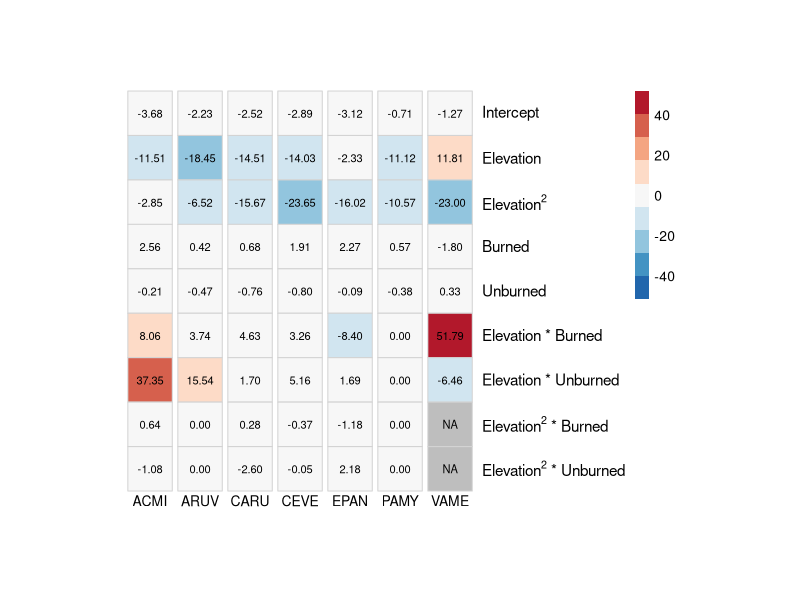
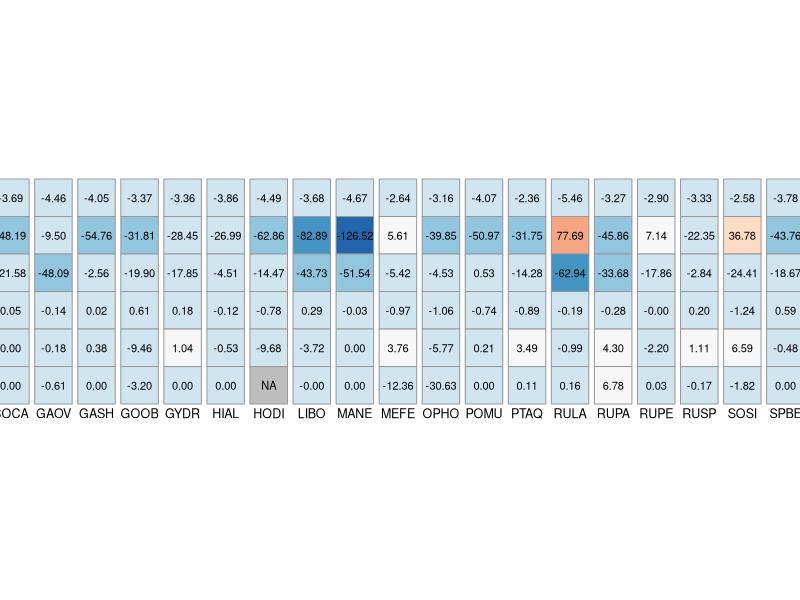
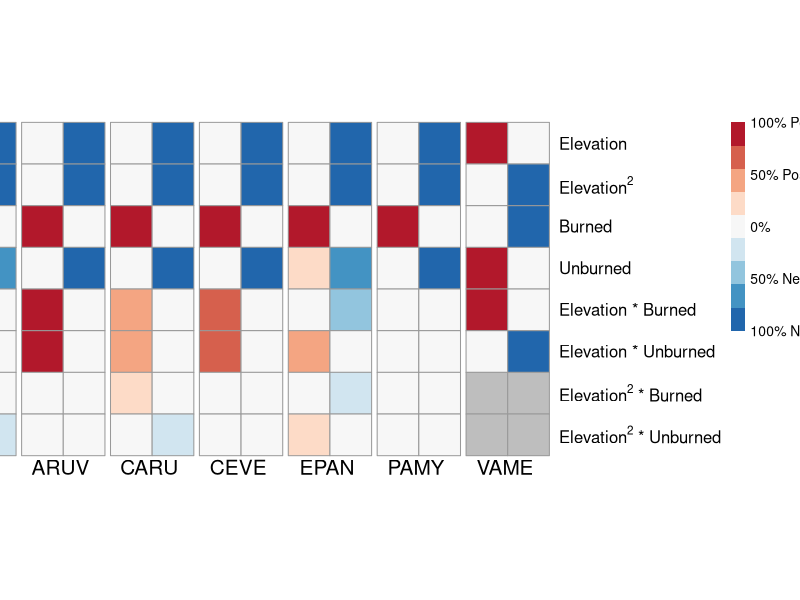
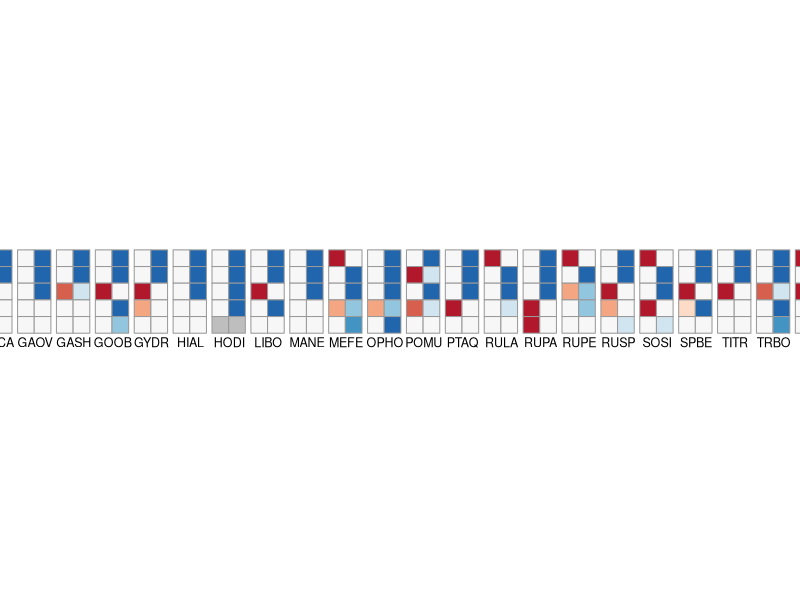

The R script that drew these images, in order:
# Created: Apr. 15, 2020
# Updated: Apr. 15, 2021

# This script will be used to create 4 heatmaps:
# --> PART 1: The model-averaged coefficients
# --> PART 2: Percent +/- out of total datasets

# IMPORTANT NOTE: unless otherwise indicated, always use Understory_All.csv for these analyses as it is the ONLY file with up-to-date corrections.

# Packages needed:

library(tidyr)
library(RColorBrewer)
library(pheatmap)

####### PART 1: AVERAGE AVERAGED COEFFICIENTS #########

## Step 1: Loading and tidying average coefficient data

coeff.ALLDAT <- read.csv("data/3b_new_coefficients.csv", header = TRUE)
coeff.fire <- 
  coeff.ALLDAT[coeff.ALLDAT$Fire.Included == "Yes" & coeff.ALLDAT$Type == "Avg",
                               c(1:12, 16:21)]
coeff.nofire <- coeff.ALLDAT[coeff.ALLDAT$Fire.Included == "No" & coeff.ALLDAT$Type == "Avg",
                               c(1:12, 13:15)]

## Step 2: Look at FIRE data

# Step 2a: Tidy data

coeff.fire[is.na(coeff.fire)] <- 0 # Hard code absent coeffs as 0 before averaging
coeff.avg.fire <- aggregate(coeff.fire[c("Intercept", 
                                             "Elevation.m", 
                                             "Elevation.m2", 
                                             "Resurvey.Burned.fi", 
                                             "Resurvey.Unburned.fi", 
                                             "Elevation.m.Res.Burn.fi", 
                                             "Elevation.m.Res.Unburn.fi",
                                             "Elevation.m2.Res.Burn.fi",
                                             "Elevation.m2.Res.Unburn.fi")], 
                            by = c(coeff.fire["Species"]), mean)

mat.fire <- as.matrix(t(subset(coeff.avg.fire, select = -Species)))
colnames(mat.fire) <- coeff.avg.fire$Species
mat.fire[c("Elevation.m2.Res.Burn.fi", "Elevation.m2.Res.Unburn.fi"), 
                grepl("VAME", colnames(mat.fire))] <- NA

# Step 2b: Creating FIRE vectors for visualization

col.pallette <- rev(brewer.pal(9, "RdBu"))
col.vector.fire <- c("      ACMI", "", "      ARUV", "", 
                     "      CARU", "", "      CEVE", "", 
                     "      EPAN", "", "      PAMY", "", "      VAME", "")
row.vector.fire <- c("Intercept", "Elevation", 
                     expression("Elevation" ^ 2), 
                     "Burned",
                     "Unburned",
                     "Elevation * Burned",
                     "Elevation * Unburned",
                     expression("Elevation" ^ 2 * " * Burned"), 
                     expression("Elevation" ^ 2 * " * Unburned")
)
col.breaks.fire <- c(1:ncol(mat.fire))
range <- max(abs(mat.fire), na.rm = TRUE)
my.breaks <- seq(-range, range, length.out = 10)

# Step 2c: Visualization of FIRE data

pheatmap(mat.fire,
         color = col.pallette,
         cellwidth = 32,
         cellheight = 32,
         cluster_rows = FALSE,
         cluster_cols = FALSE,
         border_color = "lightgrey",
         legend = TRUE,
         #legend_breaks = leg.label.breaks.fire,
         #legend_labels = leg.label.vector.fire,
         display_numbers = TRUE,
         number_color = "black",
         na_col = "grey",
         #gaps_row = c(1:nrow(mat.fire)),
         gaps_col = col.breaks.fire,
         labels_row = row.vector.fire,
         #labels_col = col.vector.fire,
         fontsize_row = 11,
         fontsize_col = 10,
         angle_col = 0,
         breaks = my.breaks
)

## Step 3: Look at NO FIRE data

# Step 3a: Tidy data

coeff.nofire[is.na(coeff.nofire)] <- 0 # Hard code absent coeffs as 0 before averaging
coeff.avg.nofire <- aggregate(coeff.nofire[c("Intercept", 
                                         "Elevation.m", 
                                         "Elevation.m2", 
                                         "Data.Type.nofi", 
                                         "Data.Type.Elevation.m.nofi", 
                                         "Data.Type.Elevation.m2.nofi")], 
                            by = c(coeff.nofire["Species"]), mean)

mat.nofire <- as.matrix(t(subset(coeff.avg.nofire, select = -Species)))
colnames(mat.nofire) <- coeff.avg.nofire$Species
mat.nofire["Data.Type.Elevation.m2.nofi", 
           grepl("HODI", colnames(mat.nofire))] <- NA

# Step 3b: Creating NO FIRE vectors for visualization

col.pallette <- rev(brewer.pal(9, "RdBu"))
col.vector.nofire <- c("      ACCI", "", "      ACGL", "", 
                       "      AMAL", "", "      ATFI", "", 
                       "      CAME", "", "      CHUM", "", 
                       "      CLUN", "", "      COCA", "",
                       "      GAOV", "", "      GASH", "",
                       "      GOOB", "", "      GYDR", "",
                       "      HIAL", "", "      HODI", "",
                       "      LIBO", "", "      MANE", "",
                       "      MEFE", "", "      OPHO", "",
                       "      POMU", "", "      PTAQ", "",
                       "      RULA", "", "      RUPA", "",
                       "      RUPE", "", "      RUSP", "",
                       "      SOSI", "", "      SPBE", "",
                       "      TITR", "", "      TRBO", "",
                       "      VASI", "")
row.vector.nofire <- c("Intercept", "Elevation", 
                       expression("Elevation" ^ 2), 
                       "Year",
                       "Elevation * Year",
                       expression("Elevation" ^ 2 * " * Year"))
col.breaks.nofire <- rep(1:ncol(mat.nofire))

# Step 3c: Visualization of NO FIRE data

pheatmap(mat.nofire,
         color = col.pallette,
         cellwidth = 27,
         cellheight = 27,
         cluster_rows = FALSE,
         cluster_cols = FALSE,
         legend = TRUE,
         #legend_breaks = leg.label.breaks.fire,
         #legend_labels = leg.label.vector.fire,
         display_numbers = TRUE,
         number_color = "black",
         na_col = "grey",
         #gaps_row = c(1:nrow(mat.fire)),
         gaps_col = col.breaks.nofire,
         labels_row = row.vector.nofire,
         #labels_col = col.vector.fire,
         fontsize_row = 11,
         fontsize_col = 9,
         angle_col = 0
)



######### PART 2: Percentage of + vs - coefficients out of total datasets #########

## Step 1: Loading data

perc.fire <- read.csv("data/4_pres_coefficients_percent_fire.csv", header = TRUE)
perc.nofire <- read.csv("data/4_pres_coefficients_percent_NOfire.csv", header = TRUE)

## Step 2: Look at FIRE data

# Step 2a: Tidying FIRE data

mat.percfire.large <- t(subset(perc.fire, 
                               select = -c(Species, Fire.Included, Total.Sets, Effect)))
colnames(mat.percfire.large) <- paste(perc.fire$Species, perc.fire$Effect)
mat.percfire.sm <- mat.percfire.large[, !grepl(0, colnames(mat.percfire.large))]
mat.percfire.sm[, grepl("-", colnames(mat.percfire.sm))] <- 
  mat.percfire.sm[, grepl("-", colnames(mat.percfire.sm))] * -1
mat.percfire.sm[is.na(mat.percfire.sm)] <- 0
mat.percfire.sm[c("Elevation.m2.Res.Burn.fi", "Elevation.m2.Res.Unburn.fi"), 
                grepl("VAME", colnames(mat.percfire.sm))] <- NA

# If you need the order reversed
# mat.percfire.rev <- mat.percfire.sm[nrow(mat.percfire.sm):1,]

# Step 2b: Creating FIRE vectors for visualization

col.pallette <- rev(brewer.pal(9, "RdBu"))
col.vector.fire <- c("      ACMI", "", "      ARUV", "", 
                "      CARU", "", "      CEVE", "", 
                "      EPAN", "", "      PAMY", "", "      VAME", "")
row.vector.fire <- c("Elevation", 
              expression("Elevation" ^ 2), 
              "Burned",
              "Unburned",
              "Elevation * Burned",
              "Elevation * Unburned",
              expression("Elevation" ^ 2 * " * Burned"), 
              expression("Elevation" ^ 2 * " * Unburned")
              )
leg.label.breaks.fire <- c(-1, -0.5, 0, 0.5, 1)
leg.label.vector.fire <- c("100% Negative", "50% Negative", 
                           "0%", "50% Positive", "100% Positive")
col.breaks.fire <- c(2, 4, 6, 8, 10, 12, 14)

# Step 2c: Visualization of FIRE data

pheatmap(mat.percfire.sm,
         color = col.pallette,
         cellwidth = 30,
         cellheight = 30,
         cluster_rows = FALSE,
         cluster_cols = FALSE,
         legend = TRUE,
         legend_breaks = leg.label.breaks.fire,
         legend_labels = leg.label.vector.fire,
         # display_numbers = TRUE,
         number_color = "black",
         na_col = "grey",
         gaps_col = col.breaks.fire,
         labels_row = row.vector.fire,
         labels_col = col.vector.fire,
         fontsize_row = 12,
         fontsize_col = 15,
         angle_col = 0
         )

## Step 3: Look at NO FIRE data

# Step 3a: Tidying NO FIRE data

mat.percnofire.large <- t(subset(perc.nofire, 
                                 select = -c(Species, Fire.Included, Total.Sets, Effect)))
colnames(mat.percnofire.large) <- paste(perc.nofire$Species, perc.nofire$Effect)
mat.percnofire.sm <- mat.percnofire.large[, !grepl(0, colnames(mat.percnofire.large))]
mat.percnofire.sm[, grepl("-", colnames(mat.percnofire.sm))] <- 
  mat.percnofire.sm[, grepl("-", colnames(mat.percnofire.sm))] * -1
mat.percnofire.sm[is.na(mat.percnofire.sm)] <- 0
mat.percnofire.sm["Data.Type.Elevation.m2.nofi", 
                  grepl("HODI", colnames(mat.percnofire.sm))] <- NA

# Step 3b: Creating NO FIRE vectors for visualization

col.pallette <- rev(brewer.pal(9, "RdBu"))
col.vector.nofire <- c("      ACCI", "", "      ACGL", "", 
                "      AMAL", "", "      ATFI", "", 
                "      CAME", "", "      CHUM", "", 
                "      CLUN", "", "      COCA", "",
                "      GAOV", "", "      GASH", "",
                "      GOOB", "", "      GYDR", "",
                "      HIAL", "", "      HODI", "",
                "      LIBO", "", "      MANE", "",
                "      MEFE", "", "      OPHO", "",
                "      POMU", "", "      PTAQ", "",
                "      RULA", "", "      RUPA", "",
                "      RUPE", "", "      RUSP", "",
                "      SOSI", "", "      SPBE", "",
                "      TITR", "", "      TRBO", "",
                "      VASI", "")
row.vector.nofire <- c("Elevation", 
                expression("Elevation" ^ 2), 
                "Year",
                "Elevation * Year",
                expression("Elevation" ^ 2 * " * Year"))
leg.label.breaks.nofire <- c(-1, -0.5, 0, 0.5, 1)
leg.label.vector.nofire <- c("100% Negative", "50% Negative", 
                             "0%", "50% Positive", "100% Positive")
col.breaks.nofire <- seq(2, ncol(mat.percnofire.sm), 2)

# Step 3c: Visualization of NO FIRE data

pheatmap(mat.percnofire.sm,
         color = col.pallette,
         cellwidth = 12,
         cellheight = 12,
         cluster_rows = FALSE,
         cluster_cols = FALSE,
         legend = TRUE,
         legend_breaks = leg.label.breaks.nofire,
         legend_labels = leg.label.vector.nofire,
         # display_numbers = TRUE,
         number_color = "black",
         na_col = "grey",
         gaps_col = col.breaks.nofire,
         labels_row = row.vector.nofire,
         labels_col = col.vector.nofire,
         fontsize_row = 11,
         fontsize_col = 9,
         angle_col = 0
)











# OLD: Visualization with heatmap() - base R

#heatmap(mat.percfire.PLOT, 
#        Rowv = NA, Colv = NA, scale = "none", col = col.pallette,
#        labRow = y.vector, labCol = "")
#legend(x = 0, y = 2, legend = c("+ 100%", "", "+ 50%", "", "0%", "", "- 50%", "", "- 100%"), 
#       fill = colorRampPalette(brewer.pal(9, "RdBu"))(9), 
#       border = "white", bty = "n", pt.cex = 3, y.intersp= 0.5)
#pos2 <- structure(list(x = c(0.17, 0.635), 
#                       y = c(-1.4, -1.4)),
#                  .Names = c("x", "y"))
#text(x = seq(pos2$x[1], pos2$x[2], len=7), y=rep(pos2$y[1], 7),
#    xpd=TRUE, adj = 0,
#     labels = x.vector, cex = 1.2)
